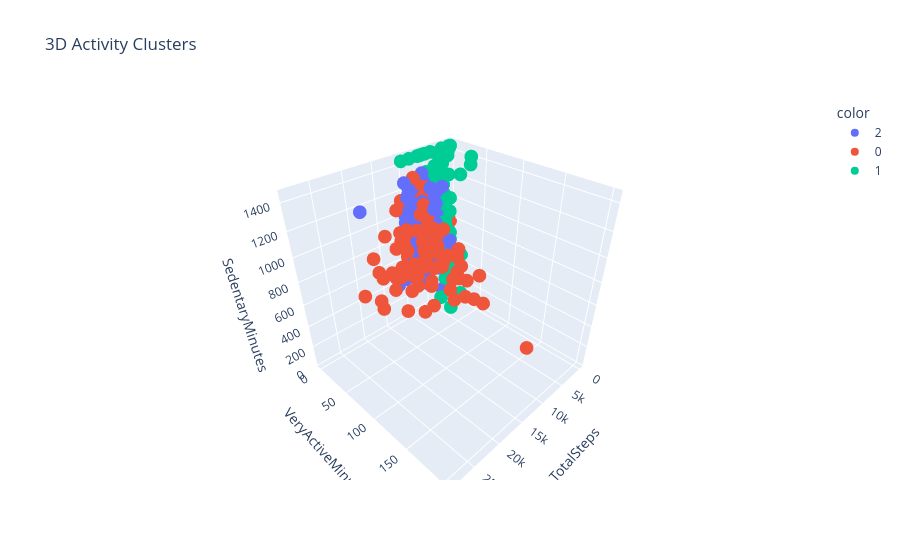

The notebook cell this image was saved under:
### Code cell
import plotly.express as px

fig = px.scatter_3d(
    viz_df,
    x="TotalSteps",
    y="VeryActiveMinutes",
    z="SedentaryMinutes",
    color=viz_df["Cluster"].astype(str),
    title="3D Activity Clusters"
)

fig.show()

### Figure 1 — Plotly figure (JSON) as saved in the notebook; plotly's stock layout.template omitted (floating-point values rounded to 4 significant figures; data arrays with more than 128 entries replaced by an {"elided": "..."} marker saying what was removed)
{"data": [{"hovertemplate": "color=2<br>TotalSteps=%{x}<br>VeryActiveMinutes=%{y}<br>SedentaryMinutes=%{z}<extra></extra>", "legendgroup": "2", "marker": {"color": "#636efa", "symbol": "circle"}, "mode": "markers", "name": "2", "scene": "scene", "showlegend": true, "type": "scatter3d", "x": {"elided": "179 int values"}, "y": {"elided": "179 int values"}, "z": {"elided": "179 int values"}}, {"hovertemplate": "color=0<br>TotalSteps=%{x}<br>VeryActiveMinutes=%{y}<br>SedentaryMinutes=%{z}<extra></extra>", "legendgroup": "0", "marker": {"color": "#EF553B", "symbol": "circle"}, "mode": "markers", "name": "0", "scene": "scene", "showlegend": true, "type": "scatter3d", "x": [17609, 12262, 14557, 14844, 12521, 20237, 12912, 8046, 11166, 7842, 13840, 13603, 15313, 10805, 15392, 18247, 16267, 10272, 10533, 15459, 11107, 16081, 10001, 0, 11943, 12303, 15425, 8422, 10226, 14583, 8426, 10946, 12116, 14002, 12409, 11306, 12252, 15444, 9938, 11906, 10461, 14873, 9917, 7401, 8964, 11080, 10494, 9776, 19658, 9548, 9766, 9348, 11761, 13987, 15491, 14097, 10467, 12437, 12307, 18952, 12010, 12480, 13417, 14400, 12495, 12362, 11680, 16806, 15266, 12084, 13513, 14100, 12627, 7413, 11463, 14604, 9634, 20188, 25701, 17395, 17167, 16435, 17078, 16064, 12026, 14179, 13935, 12846, 9124, 9725, 8350, 8837, 3246, 18700, 27572, 15260, 20779, 24136, 23014, 16470, 28497], "y": [89, 47, 43, 36, 46, 34, 59, 18, 3, 7, 18, 72, 62, 36, 47, 72, 44, 2, 21, 51, 14, 16, 5, 0, 16, 26, 24, 0, 0, 35, 2, 8, 3, 8, 51, 40, 33, 51, 38, 32, 99, 202, 58, 70, 107, 83, 123, 80, 3, 25, 0, 56, 24, 46, 18, 50, 9, 50, 14, 73, 38, 55, 45, 27, 33, 21, 50, 104, 70, 50, 64, 61, 54, 53, 38, 76, 50, 124, 165, 100, 98, 100, 101, 96, 47, 73, 105, 113, 55, 83, 72, 74, 65, 67, 116, 106, 78, 87, 70, 90, 128], "z": [588, 866, 757, 736, 1160, 918, 1082, 1244, 1149, 1229, 1149, 1139, 1126, 1069, 1093, 1054, 1078, 700, 615, 583, 759, 970, 788, 780, 710, 605, 614, 815, 685, 697, 1293, 569, 471, 407, 782, 772, 745, 731, 767, 688, 721, 663, 700, 689, 756, 695, 601, 721, 466, 1195, 1133, 1011, 550, 739, 641, 595, 602, 732, 589, 570, 692, 593, 665, 697, 609, 678, 1139, 1002, 1057, 1030, 1098, 1015, 1063, 405, 777, 695, 797, 1125, 1142, 1123, 1150, 1135, 1143, 1181, 1230, 719, 658, 686, 728, 670, 868, 811, 243, 1123, 1040, 1058, 1138, 1019, 982, 1052, 1055]}, {"hovertemplate": "color=1<br>TotalSteps=%{x}<br>VeryActiveMinutes=%{y}<br>SedentaryMinutes=%{z}<extra></extra>", "legendgroup": "1", "marker": {"color": "#00cc96", "symbol": "circle"}, "mode": "markers", "name": "1", "scene": "scene", "showlegend": true, "type": "scatter3d", "x": {"elided": "177 int values"}, "y": {"elided": "177 int values"}, "z": {"elided": "177 int values"}}], "layout": {"legend": {"title": {"text": "color"}, "tracegroupgap": 0}, "scene": {"domain": {"x": [0, 1], "y": [0, 1]}, "xaxis": {"title": {"text": "TotalSteps"}}, "yaxis": {"title": {"text": "VeryActiveMinutes"}}, "zaxis": {"title": {"text": "SedentaryMinutes"}}}, "title": {"text": "3D Activity Clusters"}}}
